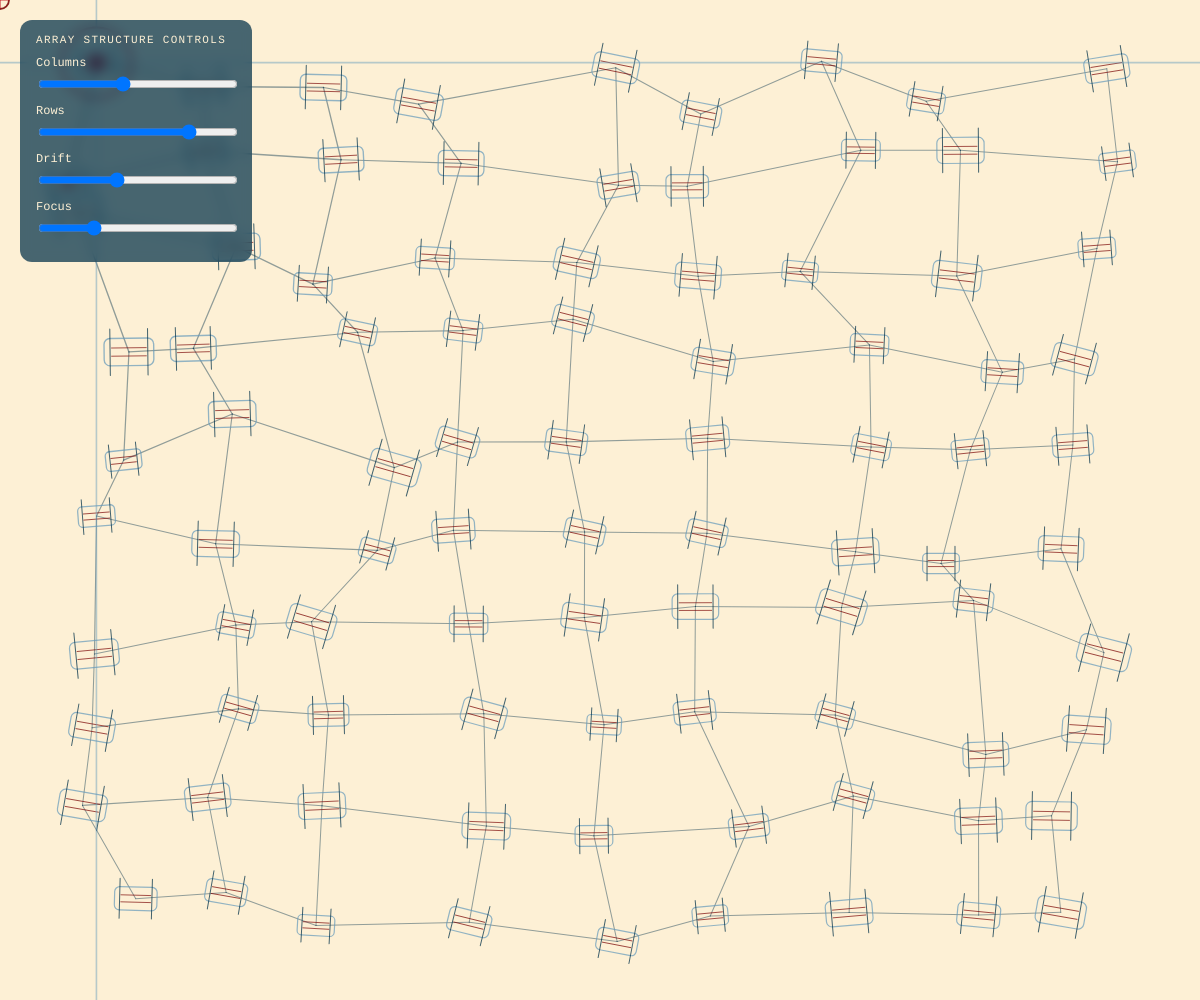
Frame 1 (no input)
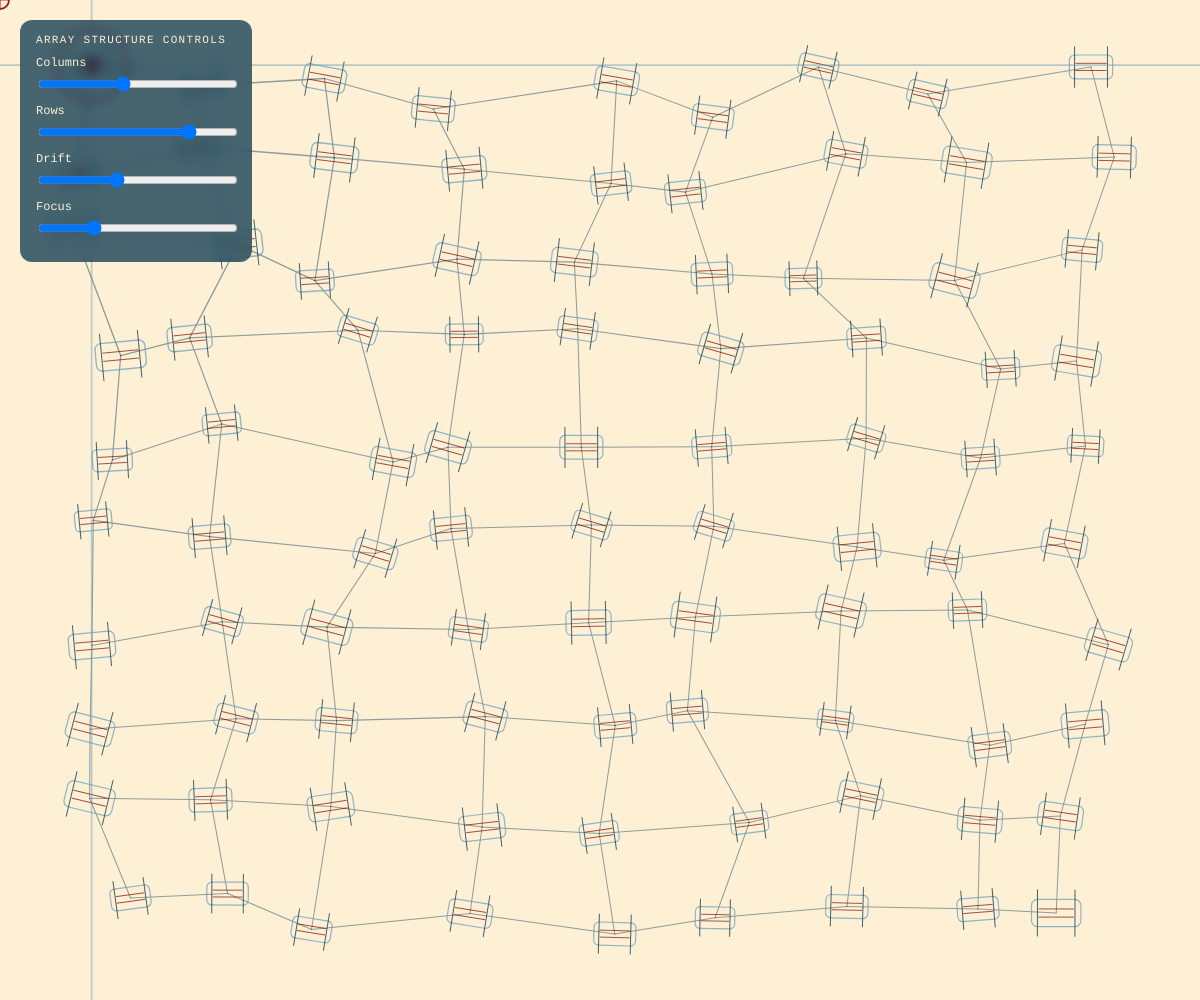
Frame 60 (no input)
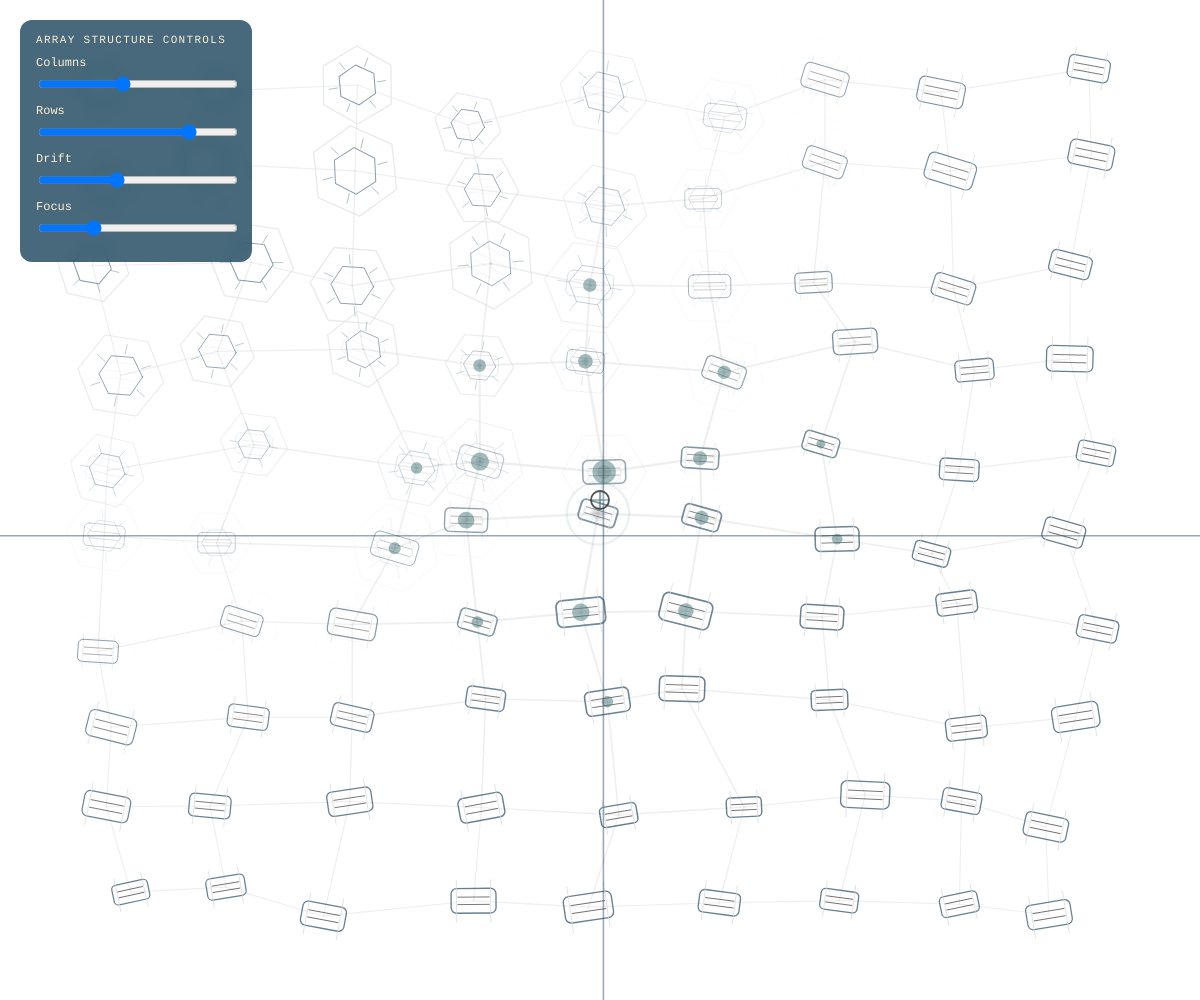
Frame 120 (the mouse pressed at the canvas centre since frame 60)

The p5.js sketch that drew these frames (run headless with seeded random() and noise() and a simulated clock; from frame 60 on, the mouse is pressed at the canvas centre):

// p5.js sketch
// ── sketch.js
const palettes = {
  '01': ['#780000', '#c1121f', '#fdf0d5', '#003049', '#669bbc'],
  '02': ['#353535', '#3c6e71', '#ffffff', '#d9d9d9', '#284b63'],
  '03': ['#f4f1de', '#e07a5f', '#3d405b', '#81b29a', '#f2cc8f'],
  '04': ['#606c38', '#283618', '#fefae0', '#dda15e', '#bc6c25'],
  '05': ['#8ecae6', '#219ebc', '#023047', '#ffb703', '#fb8500']
};

const paletteKeys = Object.keys(palettes);
let paletteIndex = 0;
let paletteHex = palettes[paletteKeys[paletteIndex]];
let palette = [];
let paletteStart = [];
let paletteTarget = [];
let paletteTransition = 1;
const paletteTransitionDuration = 45;
let grid = [];
let gridCols = 9;
let gridRows = 10;
let cellW = 0;
let cellH = 0;
let controlsContainer;
let colsSlider;
let rowsSlider;
let driftSlider;
let focusSlider;
let driftStrength = 2;
let focusStrength = 0.06;
const linkStrength = 1.2;
const propagationLag = 6;
const transitionDuration = 60;
const shapeCount = 3;
let shapeState = 0;
let hoverRow = 0;
let hoverCol = 0;
let overUI = false;

function setup() {
  createCanvas(windowWidth, windowHeight);
  noCursor();
  applyPalette(paletteIndex);
  initUI();
  syncSettingsFromSliders(false);
  initGrid();
  smooth();
}

function initGrid() {
  grid = [];
  if (gridCols < 1 || gridRows < 1) {
    return;
  }
  cellW = width / (gridCols + 1);
  cellH = height / (gridRows + 1);
  for (let r = 0; r < gridRows; r++) {
    const row = [];
    for (let c = 0; c < gridCols; c++) {
      const x = (c + 1) * cellW;
      const y = (r + 1) * cellH;
      row.push({
        baseX: x,
        baseY: y,
        x,
        y,
        seed: random(1000),
        tension: 0,
        influence: 0,
        shapeOrigin: shapeState,
        shapeGoal: shapeState,
        shapeProgress: 1,
        waveStartFrame: 0,
      });
    }
    grid.push(row);
  }
}

function draw() {
  updatePaletteBlend();
  background(palette[2]);
  if (grid.length === 0) {
    return;
  }

  const time = frameCount * 0.01;
  const highlightCol = constrain(floor(map(mouseX, 0, width, 0, gridCols)), 0, gridCols - 1);
  const highlightRow = constrain(floor(map(mouseY, 0, height, 0, gridRows)), 0, gridRows - 1);
  hoverCol = highlightCol;
  hoverRow = highlightRow;

  updateGrid(time, highlightRow, highlightCol);
  drawStructuralLinks();
  drawCells(highlightRow, highlightCol, time);
  drawGuides(highlightRow, highlightCol);
  drawPointer();
}

function updateGrid(time, highlightRow, highlightCol) {
  for (let r = 0; r < gridRows; r++) {
    for (let c = 0; c < gridCols; c++) {
      const node = grid[r][c];
      const phase = time + node.seed * 0.2;
      const noiseX = (noise(node.seed, time * 0.35) - 0.5) * cellW * 0.55;
      const noiseY = (noise(node.seed + 200, time * 0.35) - 0.5) * cellH * 0.55;
      const columnDiscipline = map(c, 0, gridCols - 1, -cellW * 0.08, cellW * 0.08);
      const rowDiscipline = map(r, 0, gridRows - 1, -cellH * 0.08, cellH * 0.08);
      const influence = exp(-dist(mouseX, mouseY, node.baseX, node.baseY) / 180);
      const circularPull = influence * focusStrength * 5.2;
      const mousePullX = (mouseX - node.baseX) * circularPull;
      const mousePullY = (mouseY - node.baseY) * circularPull;
      const breathing = sin(phase * 1.3) * 0.5;

      node.x = node.baseX + noiseX * driftStrength + columnDiscipline + mousePullX;
      node.y = node.baseY + noiseY * driftStrength + rowDiscipline + mousePullY;
      node.tension = breathing;
      node.influence = influence;
      updateShapeTransition(node);
    }
  }
}

function drawStructuralLinks() {
  const structureColor = color(palette[3]);
  structureColor.setAlpha(110);
  stroke(structureColor);
  for (let r = 0; r < gridRows; r++) {
    for (let c = 0; c < gridCols; c++) {
      const node = grid[r][c];
      if (c < gridCols - 1) {
        const right = grid[r][c + 1];
        const weight = 1 + (node.influence + right.influence) * linkStrength;
        strokeWeight(weight);
        line(node.x, node.y, right.x, right.y);
      }
      if (r < gridRows - 1) {
        const below = grid[r + 1][c];
        const weight = 1 + (node.influence + below.influence) * linkStrength;
        strokeWeight(weight);
        line(node.x, node.y, below.x, below.y);
      }
    }
  }
}

function drawCells(highlightRow, highlightCol, time) {
  rectMode(CENTER);
  const focusColor = color(palette[1]);
  focusColor.setAlpha(240);

  for (let r = 0; r < gridRows; r++) {
    for (let c = 0; c < gridCols; c++) {
      const node = grid[r][c];
      const focus = r === highlightRow && c === highlightCol;

      push();
      translate(node.x, node.y);

      const noiseFactor = map(noise(node.seed + 400, time * 0.6), 0, 1, 0.45, 0.9);
      const baseWidth = cellW * 0.55 * noiseFactor;
      const baseHeight = cellH * 0.4 * noiseFactor;
      const baseSize = max(baseWidth, baseHeight);

      const originIndex = node.shapeOrigin;
      const targetIndex = node.shapeGoal;
      const sameShape = originIndex === targetIndex;
      const blend = sameShape ? 1 : constrain(node.shapeProgress, 0, 1);
      const originWeight = sameShape ? 1 : 1 - blend;
      const targetWeight = sameShape ? 0 : blend;

      const spinBase = node.tension * 0.4 + sin(time * 0.5 + r * 0.3) * 0.1;
      const originSpin = spinBase + originIndex * 0.22;
      const targetSpin = spinBase + targetIndex * 0.22;
      const rotation = sameShape ? originSpin : lerp(originSpin, targetSpin, blend);
      rotate(rotation);

      const dims = {
        w: baseWidth,
        h: baseHeight,
        size: baseSize,
        noiseFactor,
        node,
        time,
      };

      if (originWeight > 0.001) {
        drawShapeVariant(originIndex, originWeight, dims);
      }
      if (targetWeight > 0.001) {
        drawShapeVariant(targetIndex, targetWeight, dims);
      }

      const highlightSize = baseSize * lerp(1, 1.2, targetWeight);
      if (focus) {
        noFill();
        stroke(focusColor);
        strokeWeight(2.3);
        ellipse(0, 0, highlightSize * 1.6, highlightSize * 1.6);
        fill(focusColor);
        noStroke();
        ellipse(0, 0, highlightSize * 0.42, highlightSize * 0.42);
      } else if (node.influence > 0.25) {
        const glowScale = map(node.influence, 0.25, 1, 0.4, 1.05);
        noStroke();
        const glowColor = color(palette[1]);
        glowColor.setAlpha(120);
        fill(glowColor);
        ellipse(0, 0, highlightSize * 0.6 * glowScale, highlightSize * 0.6 * glowScale);
      }
      pop();
    }
  }
}

function drawShapeVariant(shapeIndex, weight, dims) {
  if (weight <= 0) {
    return;
  }
  switch (shapeIndex % shapeCount) {
    case 0:
      drawArrayFrameShape(weight, dims);
      break;
    case 1:
      drawHexBloomShape(weight, dims);
      break;
    case 2:
      drawTriangleWeaveShape(weight, dims);
      break;
  }
}

function drawArrayFrameShape(weight, dims) {
  const { w, h, node } = dims;
  const frameColor = color(palette[4]);
  frameColor.setAlpha(180 * weight);
  stroke(frameColor);
  strokeWeight(max(0.4, (1.2 + node.influence * 1.5) * weight));
  noFill();
  rect(0, 0, w, h, w * 0.12);

  const braceColor = color(palette[3]);
  braceColor.setAlpha(190 * weight);
  stroke(braceColor);
  strokeWeight(max(0.3, weight));
  const bracketOffset = w * 0.38;
  const bracketHeight = h * lerp(0.55, 0.85, weight);
  line(-bracketOffset, -bracketHeight, -bracketOffset, bracketHeight);
  line(bracketOffset, -bracketHeight, bracketOffset, bracketHeight);

  const coreColor = color(palette[0]);
  coreColor.setAlpha(210 * weight);
  stroke(coreColor);
  strokeWeight(max(0.3, 0.8 * weight));
  const dividerCount = 3;
  for (let i = 1; i < dividerCount; i++) {
    const y = map(i, 0, dividerCount, -h * 0.45, h * 0.45);
    line(-w * 0.35, y, w * 0.35, y);
  }
}

function drawHexBloomShape(weight, dims) {
  const { size, node, time, noiseFactor } = dims;
  const influenceFactor = constrain(node.influence, 0, 1);
  const radius = size * lerp(0.65, 1.1, noiseFactor + influenceFactor * 0.12);
  const outlineColor = color(palette[3]);
  outlineColor.setAlpha((140 + node.influence * 70) * weight);
  stroke(outlineColor);
  strokeWeight(max(0.5, (1.2 + node.influence * 2.1) * weight));
  noFill();
  const sides = 6;
  beginShape();
  for (let i = 0; i < sides; i++) {
    const angle = TWO_PI * (i / sides) + sin(time * 0.2 + node.seed) * 0.05;
    vertex(cos(angle) * radius, sin(angle) * radius);
  }
  endShape(CLOSE);

  const innerRadius = radius * lerp(0.36, 0.52, weight);
  const innerColor = color(palette[4]);
  innerColor.setAlpha(150 * weight);
  stroke(innerColor);
  strokeWeight(max(0.35, weight));
  beginShape();
  for (let i = 0; i < sides; i++) {
    const angle = TWO_PI * (i / sides) + sin(time * 0.26 + node.seed * 0.3) * 0.04;
    vertex(cos(angle) * innerRadius, sin(angle) * innerRadius);
  }
  endShape(CLOSE);

  const bridgeColor = color(palette[1]);
  bridgeColor.setAlpha(130 * weight);
  stroke(bridgeColor);
  strokeWeight(max(0.3, (0.7 + node.influence) * weight));
  for (let i = 0; i < sides; i++) {
    const baseAngle = TWO_PI * (i / sides);
    const animated = baseAngle + time * 0.08 + node.seed * 0.02;
    const bx = cos(animated) * innerRadius;
    const by = sin(animated) * innerRadius;
    const cx = cos(animated) * lerp(innerRadius, radius, 0.45);
    const cy = sin(animated) * lerp(innerRadius, radius, 0.45);
    line(bx, by, cx, cy);
  }

  noStroke();
  const coreColor = color(palette[0]);
  const visibility = pow(influenceFactor, 1.4);
  coreColor.setAlpha(200 * weight * visibility);
  fill(coreColor);
  const coreDiameter = innerRadius * lerp(0, 1.15, visibility);
  ellipse(0, 0, coreDiameter, coreDiameter);
}

function drawTriangleWeaveShape(weight, dims) {
  const { size, node, time, noiseFactor } = dims;
  const outerRadius = size * lerp(0.9, 1.15, noiseFactor);
  const innerRadius = outerRadius * 0.6;
  const jitter = sin(time * 0.7 + node.seed) * 0.08;

  const outlineColor = color(palette[3]);
  outlineColor.setAlpha(170 * weight);
  stroke(outlineColor);
  strokeWeight(max(0.5, (1 + node.influence * 1.4) * weight));
  noFill();
  beginShape();
  for (let i = 0; i < 3; i++) {
    const angle = -HALF_PI + (TWO_PI / 3) * i + jitter;
    vertex(cos(angle) * outerRadius, sin(angle) * outerRadius);
  }
  endShape(CLOSE);

  const chordColor = color(palette[4]);
  chordColor.setAlpha(140 * weight);
  stroke(chordColor);
  strokeWeight(max(0.35, 0.9 * weight));
  for (let i = 0; i < 3; i++) {
    const angle = -HALF_PI + (TWO_PI / 3) * i + jitter;
    const nextAngle = -HALF_PI + (TWO_PI / 3) * ((i + 1) % 3) + jitter;
    const ax = cos(angle) * innerRadius;
    const ay = sin(angle) * innerRadius;
    const bx = cos(nextAngle) * innerRadius;
    const by = sin(nextAngle) * innerRadius;
    line(ax, ay, bx, by);
  }

  const signalColor = color(palette[1]);
  signalColor.setAlpha(130 * weight);
  stroke(signalColor);
  strokeWeight(max(0.3, 0.8 * weight));
  const pulse = lerp(0.25, 0.5, noiseFactor);
  for (let i = 0; i < 3; i++) {
    const angle = -HALF_PI + (TWO_PI / 3) * i + time * 0.4;
    const px = cos(angle) * innerRadius * 0.8;
    const py = sin(angle) * innerRadius * 0.8;
    line(px, py, px * pulse, py * pulse);
  }

  noStroke();
  const coreColor = color(palette[0]);
  const influenceFactor = constrain(node.influence, 0, 1);
  const visibility = pow(influenceFactor, 1.4);
  coreColor.setAlpha(210 * weight * visibility);
  fill(coreColor);
  const coreSize = innerRadius * lerp(0, 1.1, visibility);
  ellipse(0, 0, coreSize, coreSize);
}

function updatePaletteBlend() {
  if (paletteTransition >= 1) {
    return;
  }

  const step = 1 / paletteTransitionDuration;
  const nextT = Math.min(1, paletteTransition + step);
  const eased = easeInOutCubic(nextT);

  const startColors = paletteStart.length ? paletteStart : paletteTarget;
  const targetColors = paletteTarget.length ? paletteTarget : paletteStart;

  if (!startColors.length && !targetColors.length) {
    paletteTransition = 1;
    return;
  }

  const maxLen = Math.max(startColors.length, targetColors.length);
  const blended = [];
  for (let i = 0; i < maxLen; i++) {
    const startColor = startColors[i] || startColors[startColors.length - 1] || targetColors[i];
    const targetColor = targetColors[i] || targetColors[targetColors.length - 1] || startColor;
    blended[i] = lerpColor(startColor, targetColor, eased);
  }

  palette = blended;
  paletteTransition = nextT;

  if (paletteTransition >= 1) {
    paletteStart = palette.map(c => color(c));
    paletteTarget = palette.map(c => color(c));
  }
}

function drawGuides(highlightRow, highlightCol) {
  if (!grid.length || !grid[0]) {
    return;
  }
  const guideColor = color(palette[4]);
  guideColor.setAlpha(120);
  stroke(guideColor);
  strokeWeight(1.6);
  noFill();

  const focusRowY = grid[highlightRow][0].y;
  line(0, focusRowY, width, focusRowY);

  const focusColX = grid[0][highlightCol].x;
  line(focusColX, 0, focusColX, height);
}

function drawPointer() {
  const orbit = color(palette[0]);
  orbit.setAlpha(220);
  const cross = color(palette[1]);
  cross.setAlpha(220);

  noFill();
  strokeWeight(1.8);
  stroke(orbit);
  ellipse(mouseX, mouseY, 18, 18);

  strokeWeight(1.2);
  stroke(cross);
  line(mouseX - 8, mouseY, mouseX + 8, mouseY);
  line(mouseX, mouseY - 8, mouseX, mouseY + 8);
}

function windowResized() {
  resizeCanvas(windowWidth, windowHeight);
  initGrid();
}

function initUI() {
  controlsContainer = createDiv();
  controlsContainer.position(20, 20);
  controlsContainer.style('padding', '14px 16px');
  controlsContainer.style('background', 'rgba(0, 48, 73, 0.72)');
  controlsContainer.style('border-radius', '12px');
  controlsContainer.style('backdrop-filter', 'blur(6px)');
  controlsContainer.style('color', '#fdf0d5');
  controlsContainer.style('font-family', '"IBM Plex Mono", monospace');
  controlsContainer.style('font-size', '12px');
  controlsContainer.style('min-width', '200px');
  controlsContainer.style('user-select', 'none');
  controlsContainer.mouseOver(() => {
    overUI = true;
    cursor('default');
  });
  controlsContainer.mouseOut(() => {
    overUI = false;
    noCursor();
  });

  const title = createDiv('Array Structure Controls');
  title.parent(controlsContainer);
  title.style('letter-spacing', '0.12em');
  title.style('text-transform', 'uppercase');
  title.style('font-size', '11px');
  title.style('margin-bottom', '10px');

  colsSlider = addSlider('Columns', 4, 16, gridCols, 1);
  rowsSlider = addSlider('Rows', 3, 12, gridRows, 1);
  driftSlider = addSlider('Drift', 0.1, 5, driftStrength, 0.01);
  focusSlider = addSlider('Focus', 0.01, 0.2, focusStrength, 0.005);
}

function addSlider(label, min, max, value, step) {
  const wrapper = createDiv();
  wrapper.parent(controlsContainer);
  wrapper.style('display', 'flex');
  wrapper.style('flex-direction', 'column');
  wrapper.style('gap', '4px');
  wrapper.style('margin-bottom', '10px');

  const row = createDiv();
  row.parent(wrapper);
  row.style('display', 'flex');
  row.style('justify-content', 'space-between');

  const labelSpan = createSpan(label);
  labelSpan.parent(row);

  const slider = createSlider(min, max, value, step);
  slider.parent(wrapper);
  slider.style('width', '100%');
  slider.input(() => {
    syncSettingsFromSliders(true);
  });

  return slider;
}

function syncSettingsFromSliders(shouldRebuild) {
  if (!colsSlider) {
    return;
  }
  const newCols = colsSlider.value();
  const newRows = rowsSlider.value();
  const rebuildNeeded = shouldRebuild && (newCols !== gridCols || newRows !== gridRows);

  gridCols = newCols;
  gridRows = newRows;
  driftStrength = driftSlider.value();
  focusStrength = focusSlider.value();

  if (rebuildNeeded) {
    initGrid();
  }
}

function mousePressed() {
  if (overUI || !grid.length) {
    return;
  }
  if (mouseX < 0 || mouseX > width || mouseY < 0 || mouseY > height) {
    return;
  }
  triggerShapeWave(hoverRow, hoverCol);
}

// advance to the next shape mode and stagger transitions outward from the clicked cell
function triggerShapeWave(row, col) {
  if (!grid.length) {
    return;
  }
  cyclePalette();
  shapeState = (shapeState + 1) % shapeCount;
  for (let r = 0; r < gridRows; r++) {
    for (let c = 0; c < gridCols; c++) {
      const node = grid[r][c];
      const gridDistance = dist(c, r, col, row);
      const currentShape = node.shapeOrigin === node.shapeGoal
        ? node.shapeGoal
        : node.shapeProgress < 0.5
          ? node.shapeOrigin
          : node.shapeGoal;
      node.shapeOrigin = currentShape;
      node.shapeGoal = shapeState;
      if (node.shapeOrigin === node.shapeGoal) {
        node.shapeProgress = 1;
        node.waveStartFrame = frameCount;
      } else {
        node.shapeProgress = 0;
        node.waveStartFrame = frameCount + gridDistance * propagationLag;
      }
    }
  }
}

// ease each node toward its scheduled target once its delay has elapsed
function updateShapeTransition(node) {
  if (node.shapeOrigin === node.shapeGoal) {
    node.shapeProgress = 1;
    return;
  }
  const framesSinceStart = frameCount - node.waveStartFrame;
  if (framesSinceStart < 0) {
    return;
  }
  const t = constrain(framesSinceStart / transitionDuration, 0, 1);
  const eased = easeInOutCubic(t);
  node.shapeProgress = eased;
  if (t >= 1) {
    node.shapeProgress = 1;
    node.shapeOrigin = node.shapeGoal;
  }
}

function easeInOutCubic(t) {
  return t < 0.5 ? 4 * t * t * t : 1 - pow(-2 * t + 2, 3) / 2;
}

function cyclePalette() {
  applyPalette(paletteIndex + 1);
}

function applyPalette(index) {
  const count = paletteKeys.length;
  if (count === 0) {
    return;
  }
  const wrapped = ((index % count) + count) % count;
  paletteIndex = wrapped;
  const newHex = palettes[paletteKeys[paletteIndex]];
  const newTarget = newHex.map(hex => color(hex));

  if (palette.length === 0) {
    palette = newTarget.map(c => color(c));
    paletteStart = palette.map(c => color(c));
    paletteTarget = palette.map(c => color(c));
    paletteTransition = 1;
  } else {
    paletteStart = palette.map(c => color(c));
    paletteTarget = newTarget.map(c => color(c));
    paletteTransition = 0;
  }

  paletteHex = newHex;
}
